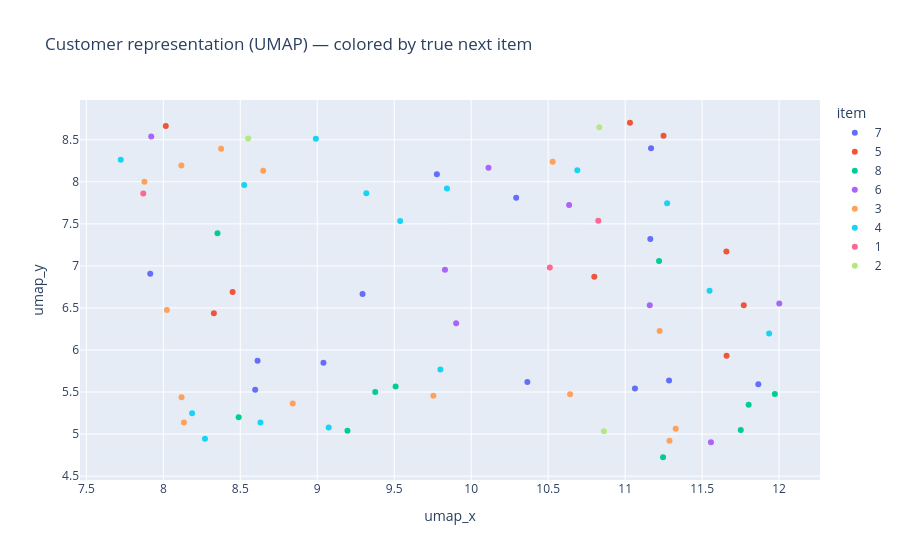
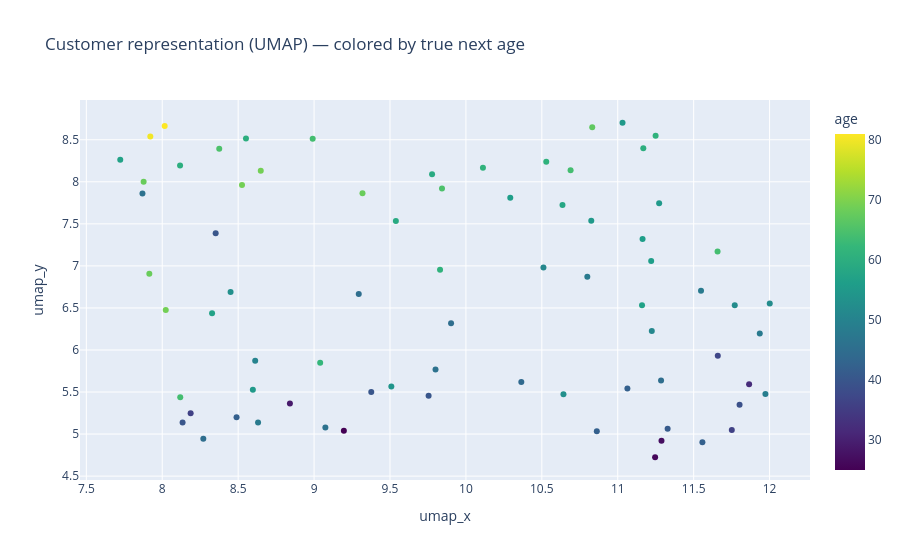
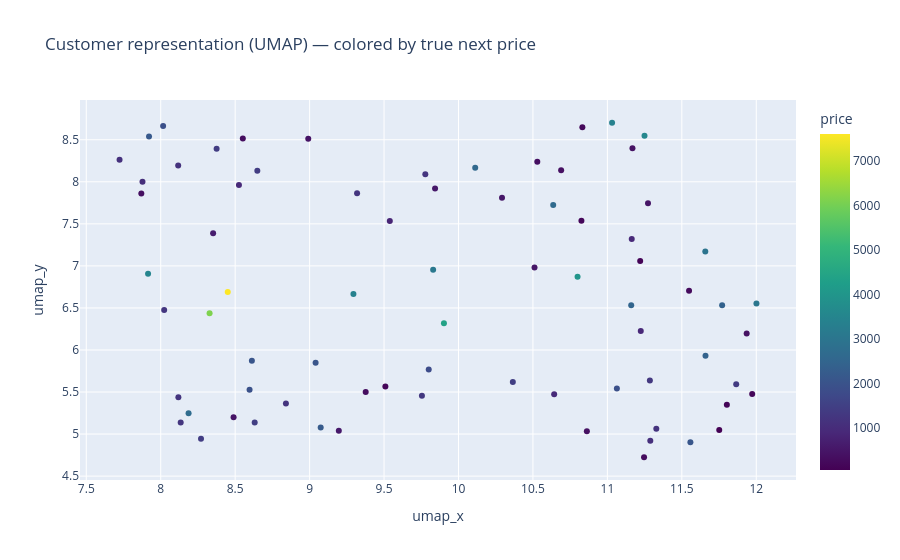
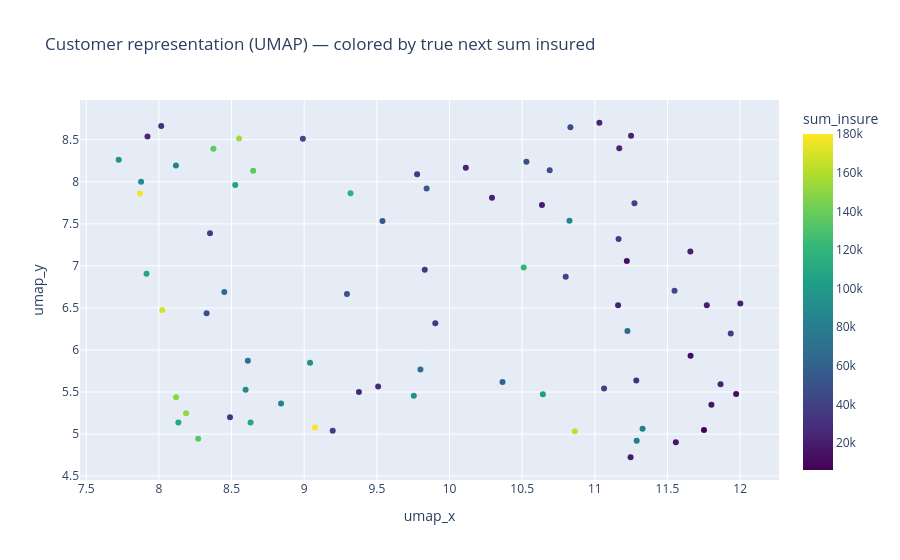

The cell these charts' notebook holds for them, in order:
### Code cell
px.scatter(customer_df, x="umap_x", y="umap_y", color="item",
           title="Customer representation (UMAP) — colored by true next item").show()

px.scatter(customer_df, x="umap_x", y="umap_y", color="age", color_continuous_scale="Viridis",
           title="Customer representation (UMAP) — colored by true next age").show()

px.scatter(customer_df, x="umap_x", y="umap_y", color="price", color_continuous_scale="Viridis",
           title="Customer representation (UMAP) — colored by true next price").show()

px.scatter(customer_df, x="umap_x", y="umap_y", color="sum_insure", color_continuous_scale="Viridis",
           title="Customer representation (UMAP) — colored by true next sum insured").show()

### Figure 1 — Plotly figure (JSON) as saved in the notebook; plotly's stock layout.template omitted (floating-point values rounded to 4 significant figures)
{"data": [{"hovertemplate": "item=7<br>umap_x=%{x}<br>umap_y=%{y}<extra></extra>", "legendgroup": "7", "marker": {"color": "#636efa", "symbol": "circle"}, "mode": "markers", "name": "7", "orientation": "v", "showlegend": true, "type": "scatter", "x": [9.294, 9.04, 8.597, 11.87, 11.17, 10.36, 10.29, 11.16, 11.06, 11.29, 9.777, 8.612, 7.915], "xaxis": "x", "y": [6.665, 5.849, 5.526, 5.591, 8.4, 5.619, 7.812, 7.321, 5.542, 5.637, 8.089, 5.873, 6.908], "yaxis": "y"}, {"hovertemplate": "item=5<br>umap_x=%{x}<br>umap_y=%{y}<extra></extra>", "legendgroup": "5", "marker": {"color": "#EF553B", "symbol": "circle"}, "mode": "markers", "name": "5", "orientation": "v", "showlegend": true, "type": "scatter", "x": [8.328, 11.66, 11.03, 11.66, 11.77, 10.8, 8.45, 8.016, 11.25], "xaxis": "x", "y": [6.436, 7.171, 8.702, 5.931, 6.532, 6.872, 6.688, 8.665, 8.549], "yaxis": "y"}, {"hovertemplate": "item=8<br>umap_x=%{x}<br>umap_y=%{y}<extra></extra>", "legendgroup": "8", "marker": {"color": "#00cc96", "symbol": "circle"}, "mode": "markers", "name": "8", "orientation": "v", "showlegend": true, "type": "scatter", "x": [11.97, 11.75, 8.489, 9.509, 11.8, 9.196, 9.377, 8.352, 11.22, 11.25], "xaxis": "x", "y": [5.477, 5.05, 5.201, 5.567, 5.348, 5.04, 5.5, 7.39, 7.059, 4.724], "yaxis": "y"}, {"hovertemplate": "item=6<br>umap_x=%{x}<br>umap_y=%{y}<extra></extra>", "legendgroup": "6", "marker": {"color": "#ab63fa", "symbol": "circle"}, "mode": "markers", "name": "6", "orientation": "v", "showlegend": true, "type": "scatter", "x": [10.64, 7.921, 11.56, 9.902, 9.83, 11.16, 12.0, 10.11], "xaxis": "x", "y": [7.723, 8.54, 4.904, 6.319, 6.955, 6.533, 6.552, 8.166], "yaxis": "y"}, {"hovertemplate": "item=3<br>umap_x=%{x}<br>umap_y=%{y}<extra></extra>", "legendgroup": "3", "marker": {"color": "#FFA15A", "symbol": "circle"}, "mode": "markers", "name": "3", "orientation": "v", "showlegend": true, "type": "scatter", "x": [11.29, 10.53, 8.375, 8.649, 10.64, 8.117, 9.754, 7.877, 8.134, 11.22, 11.33, 8.023, 8.841, 8.119], "xaxis": "x", "y": [4.922, 8.239, 8.394, 8.131, 5.472, 8.195, 5.457, 8.002, 5.136, 6.225, 5.062, 6.475, 5.364, 5.437], "yaxis": "y"}, {"hovertemplate": "item=4<br>umap_x=%{x}<br>umap_y=%{y}<extra></extra>", "legendgroup": "4", "marker": {"color": "#19d3f3", "symbol": "circle"}, "mode": "markers", "name": "4", "orientation": "v", "showlegend": true, "type": "scatter", "x": [9.8, 9.074, 8.187, 9.539, 8.991, 10.69, 8.525, 11.94, 11.55, 9.842, 8.271, 11.27, 9.319, 7.723, 8.631], "xaxis": "x", "y": [5.769, 5.079, 5.247, 7.532, 8.512, 8.138, 7.961, 6.195, 6.705, 7.919, 4.943, 7.745, 7.865, 8.261, 5.137], "yaxis": "y"}, {"hovertemplate": "item=1<br>umap_x=%{x}<br>umap_y=%{y}<extra></extra>", "legendgroup": "1", "marker": {"color": "#FF6692", "symbol": "circle"}, "mode": "markers", "name": "1", "orientation": "v", "showlegend": true, "type": "scatter", "x": [10.83, 7.87, 10.51], "xaxis": "x", "y": [7.536, 7.86, 6.982], "yaxis": "y"}, {"hovertemplate": "item=2<br>umap_x=%{x}<br>umap_y=%{y}<extra></extra>", "legendgroup": "2", "marker": {"color": "#B6E880", "symbol": "circle"}, "mode": "markers", "name": "2", "orientation": "v", "showlegend": true, "type": "scatter", "x": [10.83, 10.86, 8.551], "xaxis": "x", "y": [8.648, 5.034, 8.514], "yaxis": "y"}], "layout": {"legend": {"title": {"text": "item"}, "tracegroupgap": 0}, "title": {"text": "Customer representation (UMAP) — colored by true next item"}, "xaxis": {"anchor": "y", "domain": [0, 1], "title": {"text": "umap_x"}}, "yaxis": {"anchor": "x", "domain": [0, 1], "title": {"text": "umap_y"}}}}

### Figure 2 — Plotly figure (JSON) as saved in the notebook; plotly's stock layout.template omitted (floating-point values rounded to 4 significant figures)
{"data": [{"hovertemplate": "umap_x=%{x}<br>umap_y=%{y}<br>age=%{marker.color}<extra></extra>", "legendgroup": "", "marker": {"color": [45.0, 57.0, 49.0, 58.0, 36.0, 27.0, 62.0, 46.0, 64.0, 61.0, 46.0, 36.0, 65.0, 55.0, 37.0, 80.0, 59.0, 55.0, 64.0, 64.0, 42.0, 55.0, 52.0, 46.0, 67.0, 69.0, 48.0, 42.0, 53.0, 53.0, 60.0, 51.0, 32.0, 54.0, 60.0, 39.0, 44.0, 42.0, 69.0, 56.0, 48.0, 56.0, 25.0, 40.0, 40.0, 68.0, 40.0, 48.0, 40.0, 51.0, 42.0, 45.0, 65.0, 81.0, 41.0, 45.0, 56.0, 59.0, 50.0, 61.0, 45.0, 55.0, 68.0, 57.0, 69.0, 52.0, 61.0, 26.0, 57.0, 29.0, 68.0, 64.0, 61.0, 60.0, 48.0], "coloraxis": "coloraxis", "symbol": "circle"}, "mode": "markers", "name": "", "orientation": "v", "showlegend": false, "type": "scatter", "x": [9.294, 8.328, 11.97, 10.64, 11.75, 11.29, 9.04, 9.8, 11.66, 10.53, 9.074, 8.187, 8.375, 11.03, 11.66, 7.921, 9.539, 10.83, 8.991, 10.69, 8.489, 8.597, 11.77, 7.87, 10.83, 8.649, 10.8, 10.86, 8.45, 10.64, 8.117, 10.51, 11.87, 9.509, 11.17, 11.8, 10.36, 11.56, 8.525, 10.29, 11.94, 11.16, 9.196, 9.754, 9.377, 7.877, 8.352, 11.55, 8.134, 11.22, 11.06, 9.902, 9.842, 8.016, 11.33, 11.29, 11.22, 9.777, 8.612, 9.83, 8.271, 11.27, 9.319, 11.16, 8.023, 12.0, 11.25, 11.25, 7.723, 8.841, 7.915, 8.119, 10.11, 8.551, 8.631], "xaxis": "x", "y": [6.665, 6.436, 5.477, 7.723, 5.05, 4.922, 5.849, 5.769, 7.171, 8.239, 5.079, 5.247, 8.394, 8.702, 5.931, 8.54, 7.532, 7.536, 8.512, 8.138, 5.201, 5.526, 6.532, 7.86, 8.648, 8.131, 6.872, 5.034, 6.688, 5.472, 8.195, 6.982, 5.591, 5.567, 8.4, 5.348, 5.619, 4.904, 7.961, 7.812, 6.195, 7.321, 5.04, 5.457, 5.5, 8.002, 7.39, 6.705, 5.136, 6.225, 5.542, 6.319, 7.919, 8.665, 5.062, 5.637, 7.059, 8.089, 5.873, 6.955, 4.943, 7.745, 7.865, 6.533, 6.475, 6.552, 8.549, 4.724, 8.261, 5.364, 6.908, 5.437, 8.166, 8.514, 5.137], "yaxis": "y"}], "layout": {"coloraxis": {"colorbar": {"title": {"text": "age"}}, "colorscale": [[0, "#440154"], [0.1111, "#482878"], [0.2222, "#3e4989"], [0.3333, "#31688e"], [0.4444, "#26828e"], [0.5556, "#1f9e89"], [0.6667, "#35b779"], [0.7778, "#6ece58"], [0.8889, "#b5de2b"], [1, "#fde725"]]}, "legend": {"tracegroupgap": 0}, "title": {"text": "Customer representation (UMAP) — colored by true next age"}, "xaxis": {"anchor": "y", "domain": [0, 1], "title": {"text": "umap_x"}}, "yaxis": {"anchor": "x", "domain": [0, 1], "title": {"text": "umap_y"}}}}

### Figure 3 — Plotly figure (JSON) as saved in the notebook; plotly's stock layout.template omitted (floating-point values rounded to 4 significant figures)
{"data": [{"hovertemplate": "umap_x=%{x}<br>umap_y=%{y}<br>price=%{marker.color}<extra></extra>", "legendgroup": "", "marker": {"color": [3381.0, 6120.0, 185.8, 2678.0, 62.52, 1092.0, 2066.0, 1830.0, 2969.0, 371.9, 2220.0, 2697.0, 1438.0, 3392.0, 2454.0, 2178.0, 841.0, 200.1, 452.5, 377.3, 477.8, 1966.0, 2422.0, 369.8, 227.7, 1431.0, 3981.0, 399.6, 7610.0, 946.7, 1165.0, 507.1, 1393.0, 177.5, 438.9, 128.3, 1462.0, 2104.0, 941.1, 540.1, 422.6, 930.0, 566.2, 1311.0, 319.0, 1070.0, 667.0, 272.8, 1249.0, 894.6, 1927.0, 4395.0, 554.8, 1929.0, 1185.0, 1316.0, 109.7, 1225.0, 2053.0, 3098.0, 1434.0, 492.1, 1242.0, 2489.0, 1266.0, 3062.0, 3580.0, 289.3, 1134.0, 1203.0, 3495.0, 1195.0, 2603.0, 317.5, 1464.0], "coloraxis": "coloraxis", "symbol": "circle"}, "mode": "markers", "name": "", "orientation": "v", "showlegend": false, "type": "scatter", "x": [9.294, 8.328, 11.97, 10.64, 11.75, 11.29, 9.04, 9.8, 11.66, 10.53, 9.074, 8.187, 8.375, 11.03, 11.66, 7.921, 9.539, 10.83, 8.991, 10.69, 8.489, 8.597, 11.77, 7.87, 10.83, 8.649, 10.8, 10.86, 8.45, 10.64, 8.117, 10.51, 11.87, 9.509, 11.17, 11.8, 10.36, 11.56, 8.525, 10.29, 11.94, 11.16, 9.196, 9.754, 9.377, 7.877, 8.352, 11.55, 8.134, 11.22, 11.06, 9.902, 9.842, 8.016, 11.33, 11.29, 11.22, 9.777, 8.612, 9.83, 8.271, 11.27, 9.319, 11.16, 8.023, 12.0, 11.25, 11.25, 7.723, 8.841, 7.915, 8.119, 10.11, 8.551, 8.631], "xaxis": "x", "y": [6.665, 6.436, 5.477, 7.723, 5.05, 4.922, 5.849, 5.769, 7.171, 8.239, 5.079, 5.247, 8.394, 8.702, 5.931, 8.54, 7.532, 7.536, 8.512, 8.138, 5.201, 5.526, 6.532, 7.86, 8.648, 8.131, 6.872, 5.034, 6.688, 5.472, 8.195, 6.982, 5.591, 5.567, 8.4, 5.348, 5.619, 4.904, 7.961, 7.812, 6.195, 7.321, 5.04, 5.457, 5.5, 8.002, 7.39, 6.705, 5.136, 6.225, 5.542, 6.319, 7.919, 8.665, 5.062, 5.637, 7.059, 8.089, 5.873, 6.955, 4.943, 7.745, 7.865, 6.533, 6.475, 6.552, 8.549, 4.724, 8.261, 5.364, 6.908, 5.437, 8.166, 8.514, 5.137], "yaxis": "y"}], "layout": {"coloraxis": {"colorbar": {"title": {"text": "price"}}, "colorscale": [[0, "#440154"], [0.1111, "#482878"], [0.2222, "#3e4989"], [0.3333, "#31688e"], [0.4444, "#26828e"], [0.5556, "#1f9e89"], [0.6667, "#35b779"], [0.7778, "#6ece58"], [0.8889, "#b5de2b"], [1, "#fde725"]]}, "legend": {"tracegroupgap": 0}, "title": {"text": "Customer representation (UMAP) — colored by true next price"}, "xaxis": {"anchor": "y", "domain": [0, 1], "title": {"text": "umap_x"}}, "yaxis": {"anchor": "x", "domain": [0, 1], "title": {"text": "umap_y"}}}}

### Figure 4 — Plotly figure (JSON) as saved in the notebook; plotly's stock layout.template omitted (floating-point values rounded to 4 significant figures)
{"data": [{"hovertemplate": "umap_x=%{x}<br>umap_y=%{y}<br>sum_insure=%{marker.color}<extra></extra>", "legendgroup": "", "marker": {"color": [49770.0, 47690.0, 12390.0, 20120.0, 6130.0, 78210.0, 95260.0, 68550.0, 19980.0, 47610.0, 180000.0, 151400.0, 136100.0, 24570.0, 13180.0, 25610.0, 54180.0, 83040.0, 44310.0, 48430.0, 32940.0, 88970.0, 21530.0, 177200.0, 47970.0, 135400.0, 41810.0, 163800.0, 67110.0, 102600.0, 82580.0, 121400.0, 22930.0, 26340.0, 23260.0, 16060.0, 61120.0, 17190.0, 105900.0, 22190.0, 39120.0, 37450.0, 36960.0, 94370.0, 28360.0, 90010.0, 36970.0, 43840.0, 109500.0, 65740.0, 40800.0, 34230.0, 54080.0, 30140.0, 80790.0, 31310.0, 13540.0, 33820.0, 68770.0, 34570.0, 135300.0, 41470.0, 115700.0, 22870.0, 169500.0, 22830.0, 22180.0, 18810.0, 94540.0, 83670.0, 108200.0, 149600.0, 23550.0, 155900.0, 109700.0], "coloraxis": "coloraxis", "symbol": "circle"}, "mode": "markers", "name": "", "orientation": "v", "showlegend": false, "type": "scatter", "x": [9.294, 8.328, 11.97, 10.64, 11.75, 11.29, 9.04, 9.8, 11.66, 10.53, 9.074, 8.187, 8.375, 11.03, 11.66, 7.921, 9.539, 10.83, 8.991, 10.69, 8.489, 8.597, 11.77, 7.87, 10.83, 8.649, 10.8, 10.86, 8.45, 10.64, 8.117, 10.51, 11.87, 9.509, 11.17, 11.8, 10.36, 11.56, 8.525, 10.29, 11.94, 11.16, 9.196, 9.754, 9.377, 7.877, 8.352, 11.55, 8.134, 11.22, 11.06, 9.902, 9.842, 8.016, 11.33, 11.29, 11.22, 9.777, 8.612, 9.83, 8.271, 11.27, 9.319, 11.16, 8.023, 12.0, 11.25, 11.25, 7.723, 8.841, 7.915, 8.119, 10.11, 8.551, 8.631], "xaxis": "x", "y": [6.665, 6.436, 5.477, 7.723, 5.05, 4.922, 5.849, 5.769, 7.171, 8.239, 5.079, 5.247, 8.394, 8.702, 5.931, 8.54, 7.532, 7.536, 8.512, 8.138, 5.201, 5.526, 6.532, 7.86, 8.648, 8.131, 6.872, 5.034, 6.688, 5.472, 8.195, 6.982, 5.591, 5.567, 8.4, 5.348, 5.619, 4.904, 7.961, 7.812, 6.195, 7.321, 5.04, 5.457, 5.5, 8.002, 7.39, 6.705, 5.136, 6.225, 5.542, 6.319, 7.919, 8.665, 5.062, 5.637, 7.059, 8.089, 5.873, 6.955, 4.943, 7.745, 7.865, 6.533, 6.475, 6.552, 8.549, 4.724, 8.261, 5.364, 6.908, 5.437, 8.166, 8.514, 5.137], "yaxis": "y"}], "layout": {"coloraxis": {"colorbar": {"title": {"text": "sum_insure"}}, "colorscale": [[0, "#440154"], [0.1111, "#482878"], [0.2222, "#3e4989"], [0.3333, "#31688e"], [0.4444, "#26828e"], [0.5556, "#1f9e89"], [0.6667, "#35b779"], [0.7778, "#6ece58"], [0.8889, "#b5de2b"], [1, "#fde725"]]}, "legend": {"tracegroupgap": 0}, "title": {"text": "Customer representation (UMAP) — colored by true next sum insured"}, "xaxis": {"anchor": "y", "domain": [0, 1], "title": {"text": "umap_x"}}, "yaxis": {"anchor": "x", "domain": [0, 1], "title": {"text": "umap_y"}}}}
